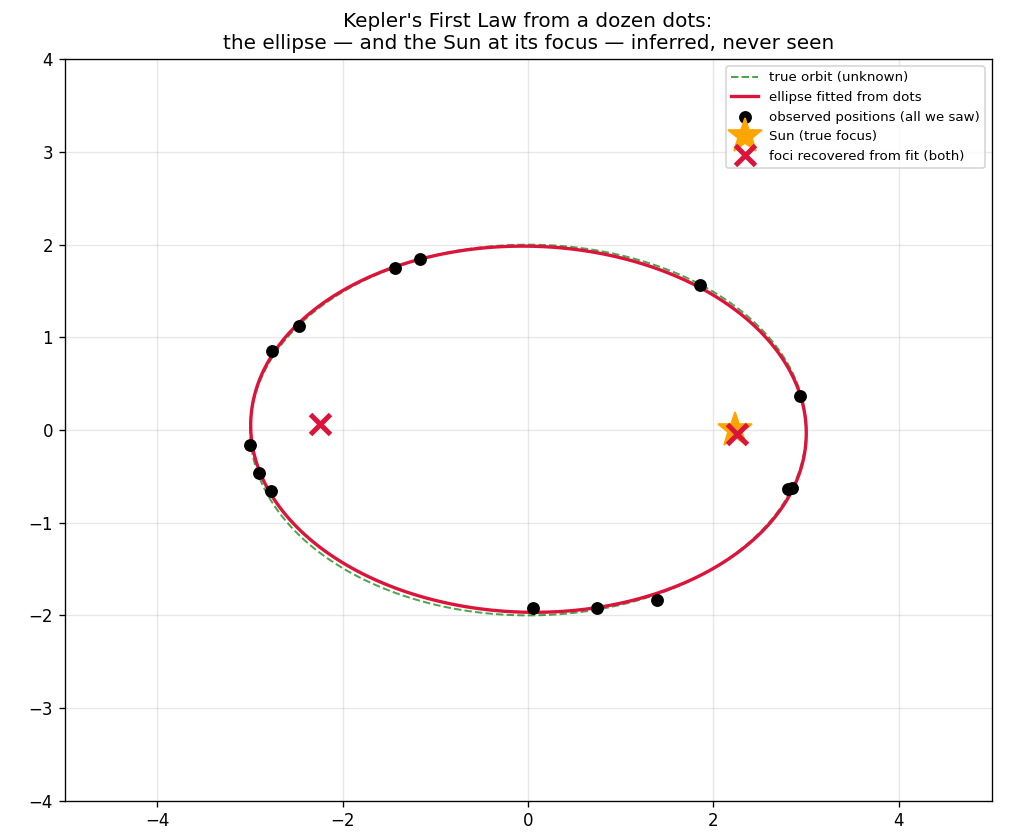

Here is the Python script that generated this plot:
"""A handful of dots in the sky → the whole ellipse, and where the Sun sits.

Kepler (1609) had Tycho Brahe's naked-eye positions of Mars — a few dozen dots.
From those dots alone he concluded, against 2000 years of "circles must be
perfect", that the orbit is an ellipse with the Sun at one FOCUS (not the
centre). This is inference: the curve is never observed, only sampled points.
(Gauss did the same for Ceres in 1801 — see ch04.)

    phenomenon:   a planet is somewhere on an ellipse; we see scattered dots
    simulation:   generate noisy (x, y) observations along a true orbit
    dissection:   fit the general conic  A x²+B xy+C y²+D x+E y+F = 0
                  by least squares — no shape assumed, the ellipse emerges
    formula:      recover the ellipse's centre, axes, and focus; the Sun is
                  at the focus, exactly as Kepler's First Law states.
"""
from pathlib import Path

import matplotlib.pyplot as plt
import numpy as np
import torch

rng = np.random.default_rng(1)

# --- truth (unknown to the fitter): an eccentric orbit, Sun at a focus ---
a, b = 3.0, 2.0                       # semi-major / semi-minor axes
c = np.sqrt(a**2 - b**2)              # focal distance
sun = np.array([c, 0.0])             # Sun sits at the focus, not the centre

# --- phenomenon: a few noisy observed positions along the orbit ---
phi = np.sort(rng.uniform(0, 2 * np.pi, 14))
pts = np.stack([a * np.cos(phi), b * np.sin(phi)], axis=1)
pts += rng.normal(0, 0.04, pts.shape)         # observation noise
x, y = pts[:, 0], pts[:, 1]

# --- dissection: fit a general conic through the dots (homogeneous least squares) ---
# Design matrix for A x² + B xy + C y² + D x + E y + F = 0.
D = torch.tensor(np.stack([x**2, x * y, y**2, x, y, np.ones_like(x)], axis=1))
# The conic coefficients are the smallest right-singular vector of D (null space).
_, _, Vh = torch.linalg.svd(D)
coef = Vh[-1].numpy()
A_, B_, C_, D_, E_, F_ = coef
print("recovered conic  A x² + B xy + C y² + D x + E y + F = 0")
print(f"  discriminant B²−4AC = {B_**2 - 4*A_*C_:.3f}  (<0 ⇒ it's an ELLIPSE, as Kepler found)")

# --- recover centre, axes, orientation, and the focus from the coefficients ---
M = np.array([[A_, B_ / 2], [B_ / 2, C_]])
centre = np.linalg.solve(2 * M, [-D_, -E_])
# eigen-decomposition gives axis directions & lengths
evals, evecs = np.linalg.eigh(M)
# constant term at the centre
Fc = A_ * centre[0]**2 + B_ * centre[0] * centre[1] + C_ * centre[1]**2 + D_ * centre[0] + E_ * centre[1] + F_
axis_len = np.sqrt(-Fc / evals)
major_idx = int(np.argmax(axis_len))            # long axis = biggest length (sign-robust)
a_fit, b_fit = axis_len[major_idx], axis_len.min()
c_fit = np.sqrt(a_fit**2 - b_fit**2)
major_dir = evecs[:, major_idx]                 # direction of the long axis
focus_plus = centre + c_fit * major_dir         # an ellipse has TWO foci, ±c
focus_minus = centre - c_fit * major_dir
print(f"  fitted semi-axes  a={a_fit:.2f} (truth {a})   b={b_fit:.2f} (truth {b})")
print(f"  fitted foci  {focus_plus.round(2)}  and  {focus_minus.round(2)}   (truth Sun at {sun})")
print("  geometry gives both foci; only the PHYSICS (gravity) says which one holds the Sun.")

# --- visualization ---
fig, ax = plt.subplots(figsize=(8.5, 7))
t = np.linspace(0, 2 * np.pi, 400)
ax.plot(a * np.cos(t), b * np.sin(t), "g--", lw=1.2, alpha=0.7, label="true orbit (unknown)")

# draw the fitted conic as a contour of the recovered polynomial
gx, gy = np.meshgrid(np.linspace(-5, 5, 400), np.linspace(-4, 4, 400))
conic = A_*gx**2 + B_*gx*gy + C_*gy**2 + D_*gx + E_*gy + F_
ax.contour(gx, gy, conic, levels=[0], colors="crimson", linewidths=2)
ax.plot([], [], "crimson", lw=2, label="ellipse fitted from dots")

ax.scatter(x, y, s=45, c="black", zorder=5, label="observed positions (all we saw)")
ax.plot(*sun, "*", color="orange", ms=22, zorder=6, label="Sun (true focus)")
ax.plot(*focus_plus, "x", color="crimson", ms=12, mew=3, zorder=6, label="foci recovered from fit (both)")
ax.plot(*focus_minus, "x", color="crimson", ms=12, mew=3, zorder=6)
ax.set_aspect("equal")
ax.set_title("Kepler's First Law from a dozen dots:\nthe ellipse — and the Sun at its focus — inferred, never seen")
ax.legend(loc="upper right", fontsize=8)
ax.grid(alpha=0.3)

plt.tight_layout()
out = Path(__file__).with_suffix(".png")
plt.savefig(out, dpi=120)
print(f"Saved: {out}")
